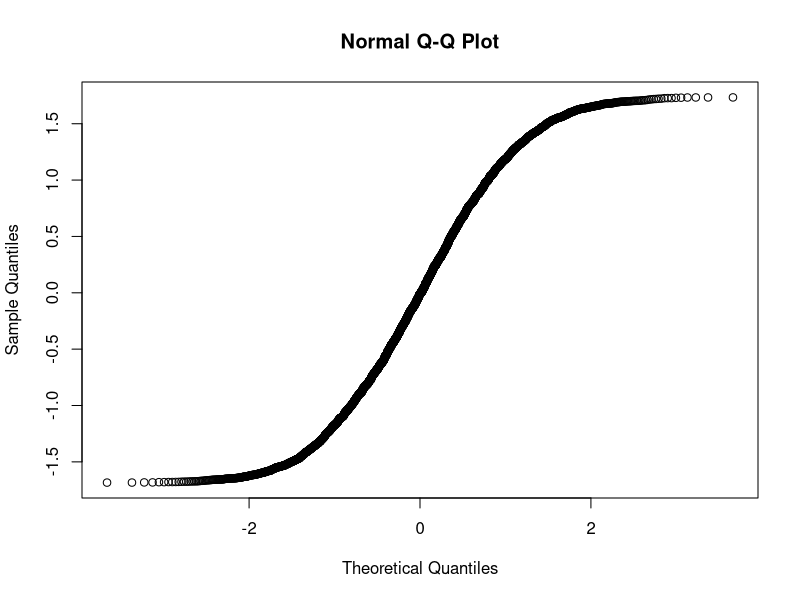
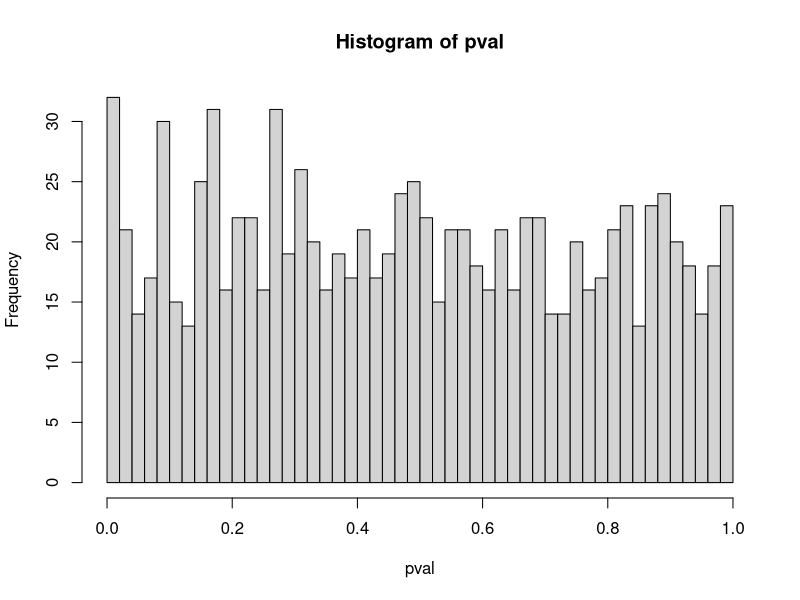
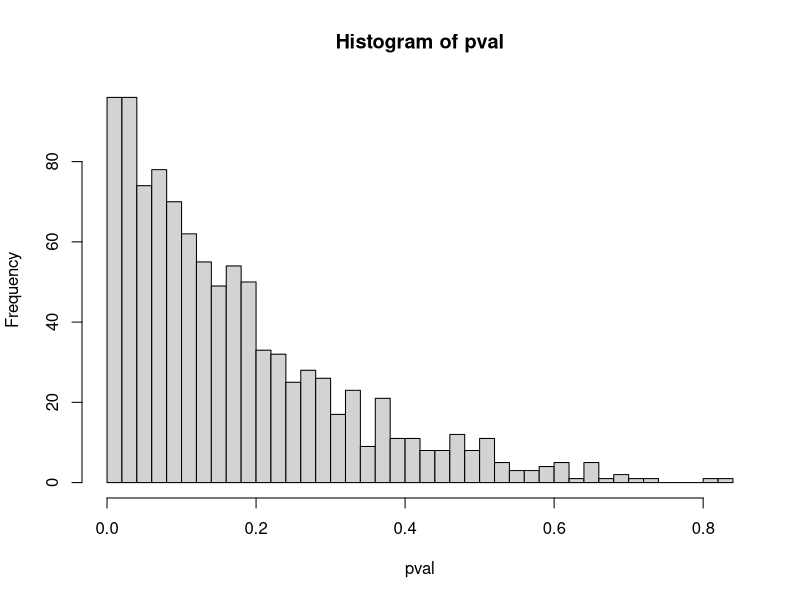
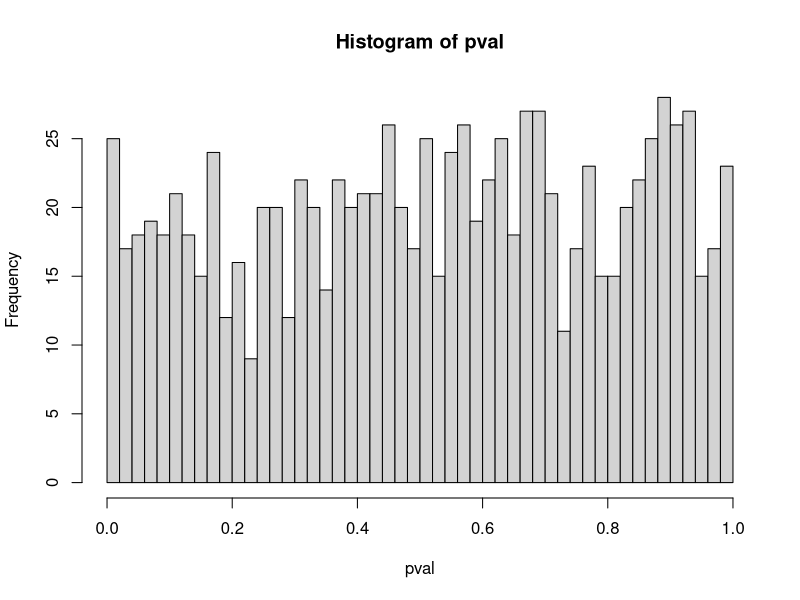
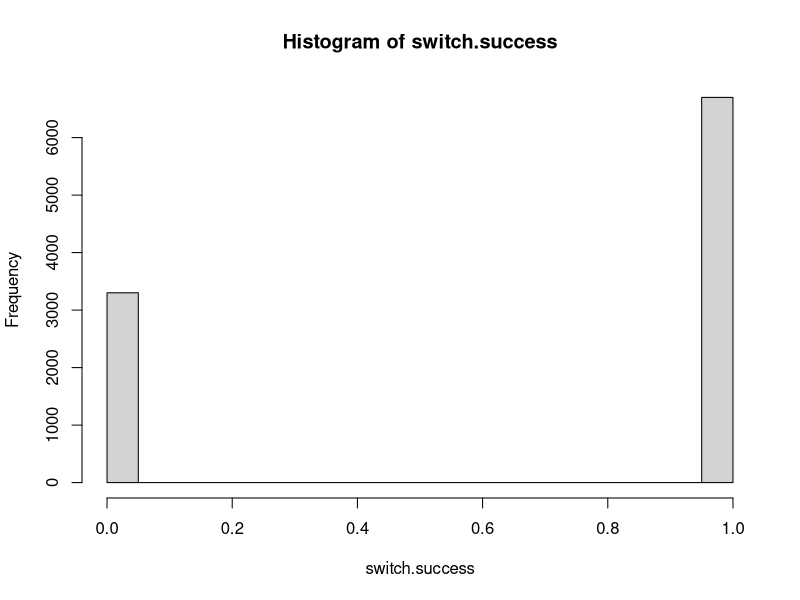

Write R code to recreate these figures, in order.
## ---- chunk 1
data = read.csv("energyapp.csv")

get.reduced.model = function(model, i){
  # convenient helper to return the new model with ith feature removed
  # i can be vector or number
  
  # first column of data will be response variable, other columns are features of original
  # model, intercept wouldn't appear here as a feature
  data = model$model
  r = nrow(data)
  c = ncol(data)
  
  # special case if there is only 1 feature left
  if(c==2){
    return(lm(data[1:r,1]~1))
  }
  
  # we shouldn't receive a model with only intercept
  if(c==1){
    stop("get.reduced.model() recieved a model with intercept only")
  }
  
  # explanatory variable 
  names = colnames(data)[2:c]
  # response variable
  yname = colnames(data)[1]
  formu = as.formula( paste(yname, "~", paste( names[-i], collapse = "+")))
  # new model
  m =  lm(formu , data=data)
  return(m)
}

backward.step = function(model, method, alpha=0.05){
  data = model$model
  r = nrow(data)
  c = ncol(data)
  if(method == "adjR2"){
    while(TRUE){
      oldR2 = summary(model)$adj.r.squared
      # put c-1 reduced model's adjRsqr in this newR2 vector
      newR2 = rep(0, c-1)
      for (i in 1:(c-1)){
        new.model = get.reduced.model(model, i)
        newR2[i] = summary(new.model)$adj.r.squared
      }
      # if reduced model doesn't have larger adjRsqr, we are done
      if (oldR2>max(newR2)){
        return(model)
      }else{
        # get rid of the feature, which with removing it, we obtain the largest adj R sqr
        model = get.reduced.model(model, which.max(newR2))
        c=c-1
      }
    }
  }
  else if(method == "AIC"){
    # we just use built in 
    mod0 = lm(data[1:r, 1]~ 1)
    model = step(model, scope = list(lower = mod0, upper = model), direction = "backward", trace=0, k = 2)
    return(model)
  }
  else if(method == "BIC"){
    # we just use built in, set k = log(r) where r is number of data 
    mod0 = lm(data[1:r, 1]~ 1)
    model = step(model, scope = list(lower = mod0, upper = model), direction = "backward", trace=0, k = log(r))
    return(model)
  }else if (method == "pval"){
    while(TRUE){
      m = summary(model)$coefficients
      # start with 2 to get rid of intercept
      i = m[2:nrow(m), "Pr(>|t|)" ]
      # if all pvals are less than alpha, we are done 
      if(max(i)<alpha){
        return(model)
      }
      # remove feature with largest pval
      ind = which.max(i)
      model = get.reduced.model(model, ind)
    }
  }else{
    stop("method is not one of specified")
  }
}

## ---- chunk 2
data = read.csv("energyapp.csv")

xtrain = data[1:500,]
xtest = data[501:nrow(data),]
## ---- chunk 3
library("car")

model = lm(appEuse ~ . ,data=xtrain)


while (TRUE) {
  score = vif(model)
  if (max(score) <10){
    break
  }
  ind = which.max(score)
  model = get.reduced.model(model, ind)
}

vif(model)

length(model$coefficients)-1

## ---- chunk 4
after = function(model){
  return(list(adj.r.sqr = summary(model)$adj.r.squared,
              AIC=AIC(model), BIC=BIC(model)))
}

result = list()

model = lm(appEuse ~ . ,data=xtrain)


m1=backward.step(model, "adjR2")
result[[1]] = after(m1)
m2=backward.step(model, "AIC")
result[[2]] = after(m2)
m3=backward.step(model, "BIC")
result[[3]] = after(m3)
m4=backward.step(model, "pval")
result[[4]] = after(m4)


m=matrix(0, nrow = 4, ncol = 3)

for (i in 1:4){
    m[i,1] = result[[i]]$adj.r.sqr
    m[i,2] = result[[i]]$AIC
    m[i,3] = result[[i]]$BIC
}
library(knitr)
colnames(m)=c("adjr.sqaure", "AIC", "BIC")
rownames(m)=c("adjr.sqaure", "AIC", "BIC", "pval")

kable(m)

x=rgamma(4000,1,1)
x=rt(4000,5)
x=runif(4000)

x= (x-mean(x))/sd(x)

mean(x)
sd(x)

help(rgamma)
qqnorm(x)

## ---- chunk 5
y = xtest[,"appEuse"]

y1=predict(m1,newdata=xtest)
mse1 = mean((y1-y)^2)

y2=predict(m2,newdata=xtest)
mse2 = mean((y2-y)^2)

y3=predict(m3,newdata=xtest)
mse3 = mean((y3-y)^2)

y4=predict(m4,newdata=xtest)
mse4 = mean((y4-y)^2)

#adj.r.sqr
mse1
#AIC
mse2
#BIC
mse3
#pval
mse4

## ---- chunk 6
set.seed(20704870)
n=100
v=50
ran = rnorm(n*v)
fakedata = matrix(ran, nrow = n, ncol = v)
colnames(fakedata) <- paste0("Grbg_", 1:v)
fakedata=data.frame(fakedata)

y = -1+ rnorm(n,0,2)
data = cbind(fakedata, y)

model = lm(y~Grbg_1+Grbg_2+Grbg_3+Grbg_4+Grbg_5 , data=data )

summary(model)




#v
M=1000
data = fakedata[,1:v]
pval = rep(0, M)
for (i in 1:M){
  y = -1+ rnorm(n,0,2)
  newdata = cbind(data, y)
  
  colnames(newdata) <- c(paste0("Grbg_", 1:v),"y")
  newdata = data.frame(newdata)
  model = lm(y~Grbg_1+Grbg_2+Grbg_3+Grbg_4+Grbg_5 , data=newdata)
  s=summary(model)
  f=s$fstatistic
  pval[i] = 1-pf(f[1],f[2],f[3])
   
}

hist(pval, breaks = 50)

# prop that got rejected
length(pval[pval<0.05])/M

## ---- chunk 7
#B
M=1000
data = fakedata

pval = rep(0,M)
adj.r.sqr = rep(0,5)
temppval = rep(0,5)
for (i in 1:M){
  y = -1+ rnorm(n,0,2)
  newdata = cbind(data, y)
  
  
  for (j in 1:5){
    formu = as.formula( paste( "y~",paste0("Grbg_", (j*5-4):(j*5), collapse = "+" )))
    model = lm(formu , data=newdata)
    s=summary(model)
    adj.r.sqr[j] = s$adj.r.squared
    f=s$fstatistic
    temppval[j] = 1-pf(f[1],f[2],f[3])
  }
  ind = which.max(adj.r.sqr)
  pval[i] = temppval[ind]
}

hist(pval, breaks = 50)

# prop that got rejected
length(pval[pval<0.05])/M

## ---- chunk 8
#D
M=1000
data = fakedata

pval = rep(0,M)
for (i in 1:M){
  y = -1+ rnorm(n,0,2)
  data = cbind(data, y)
  model = lm(y~. , data=data)
  mod0 = lm(y~1)
  model = step(model, scope = list(lower = mod0, upper = model), direction = "forward", trace=0, k = 2)
  s=summary(model)
  f=s$fstatistic
  pval[i] = 1-pf(f[1],f[2],f[3])
  data = data[,1:v]
}

hist(pval, breaks = 50)

# prop that got rejected
length(pval[pval<0.05])/M

## ---- chunk 9
for (M in seq(1,20)){
  for (theta in seq(0.01,pi-0.1,0.1)){
    x = ((sin(theta))^2/(sin(theta/M))^2/M^2 + (sin(pi - theta))^2/(sin((pi-theta)/M))^2/M^2)
    if (x < 8/pi^2){
      stop("no")
    }
  }
}
## ---- chunk 10
M=10000
trueloc = rep(0,M)
switch.success = rep(0,M)
not.switch.success = rep(0,M)
for (i in 1:M){
  trueloc[i] = round( runif(1,0.5,3.5))
  # we guessed 3
  revealed = 2*(trueloc[i] == 1) + 1*(trueloc[i] == 2) + 2 * (trueloc[i]==3)
  
  switch.to = 1*(revealed==2) + 2*(revealed==1)
  
  switch.success[i] = (trueloc[i] == switch.to)
  
  
  
}
hist(switch.success)
sum(switch.success)/M

